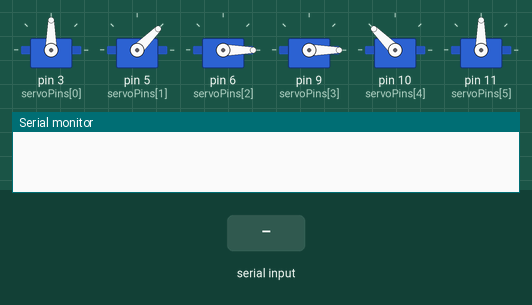
Recording of a sketch running on a simulated Arduino Uno, built with avr-gcc and run on an emulated ATmega328P. On the bench: 6 × servo, the last lines printed to the serial monitor. Inputs (shaded band) come from the test bench.

Above: at 1.2 s.
1.3 s: "S:\n" received over Serial
At 1.76 s:
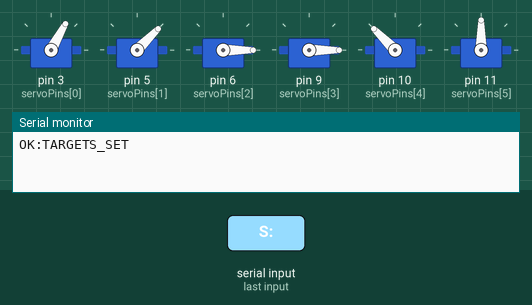
At 3.3 s:
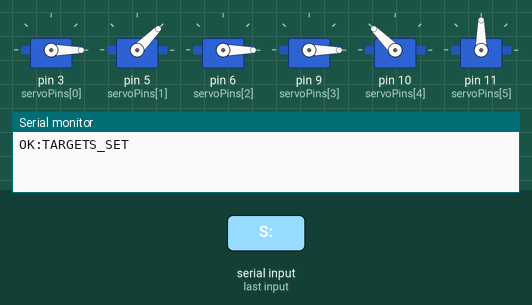
4.3 s: "GET_SENSORS\n" received over Serial
Timing chart, 0 to 7.3 s (numbered marks = the images above; inputs shaded):
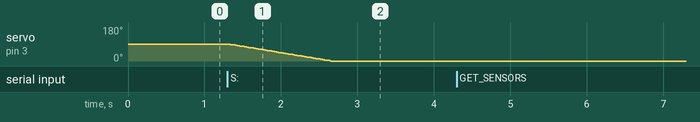

Measured:
- after the input at 1.3 s, servo on pin 3 (servoPins[0]): moves from 90° to 0° over 1.3 s, starting at once

The sketch:

ino.ino
```cpp
#include <Servo.h>

Servo servos[6];
const int servoPins[6] = {3, 5, 6, 9, 10, 11};
const int currentPins[6] = {A0, A1, A2, A3, A4, A5};

// currentAngles
int currentAngles[6] = {90, 45, 180, 0, 135, 90};
// targetAngles
int targetAngles[6] = {90, 45, 180, 0, 135, 90};

unsigned long previousMillis = 0;
const long interval = 15;

void setup() {
  Serial.begin(9600);

  for (int i = 0; i < 6; i++) {
    servos[i].attach(servoPins[i]);
    if (i == 2) {
      servos[i].write(180 - currentAngles[i]);
    } else {
      servos[i].write(currentAngles[i]);
    }
  }
}

void loop() {
  if (Serial.available() > 0) {
    String input = Serial.readStringUntil('\n');
    input.trim();

    if (input == "GET_SENSORS") {
      sendTelemetry();
    } else if (input.startsWith("S:")) {
      parseAndSetTargets(input);
    }
  }


  unsigned long currentMillis = millis();
  if (currentMillis - previousMillis >= interval) {
    previousMillis = currentMillis;
    updateServosSuave();
  }
}

void parseAndSetTargets(String cmd) {
  cmd.remove(0, 2);

  int startIdx = 0;
  for (int i = 0; i < 6; i++) {
    int commaIdx = cmd.indexOf(',', startIdx);
    String valStr = (commaIdx == -1) ? cmd.substring(startIdx) : cmd.substring(startIdx, commaIdx);

    int angle = valStr.toInt();

    if (angle >= 0 && angle <= 180) {
      targetAngles[i] = angle;
    }

    startIdx = commaIdx + 1;
    if (commaIdx == -1) break;
  }

  Serial.println("OK:TARGETS_SET");
}

void updateServosSuave() {
  for (int i = 0; i < 6; i++) {

    if (currentAngles[i] < targetAngles[i]) {
      currentAngles[i]++;
    } else if (currentAngles[i] > targetAngles[i]) {
      currentAngles[i]--;
    } else {
      continue;
    }


    if (i == 2) {
      servos[i].write(180 - currentAngles[i]);
    } else {
      servos[i].write(currentAngles[i]);
    }
  }
}

void sendTelemetry() {
  String response = "";
  for (int i = 0; i < 6; i++) {
    int rawValue = analogRead(currentPins[i]);
    float voltage = (rawValue / 1023.0) * 5.0;
    float current = abs(voltage - 2.5) / 0.185;


    response += "A" + String(i + 1) + ":" + String(currentAngles[i]) + "|C" + String(i + 1) + ":" + String(current, 2);

    if (i < 5) response += "|";
  }
  Serial.println(response);
}
```
